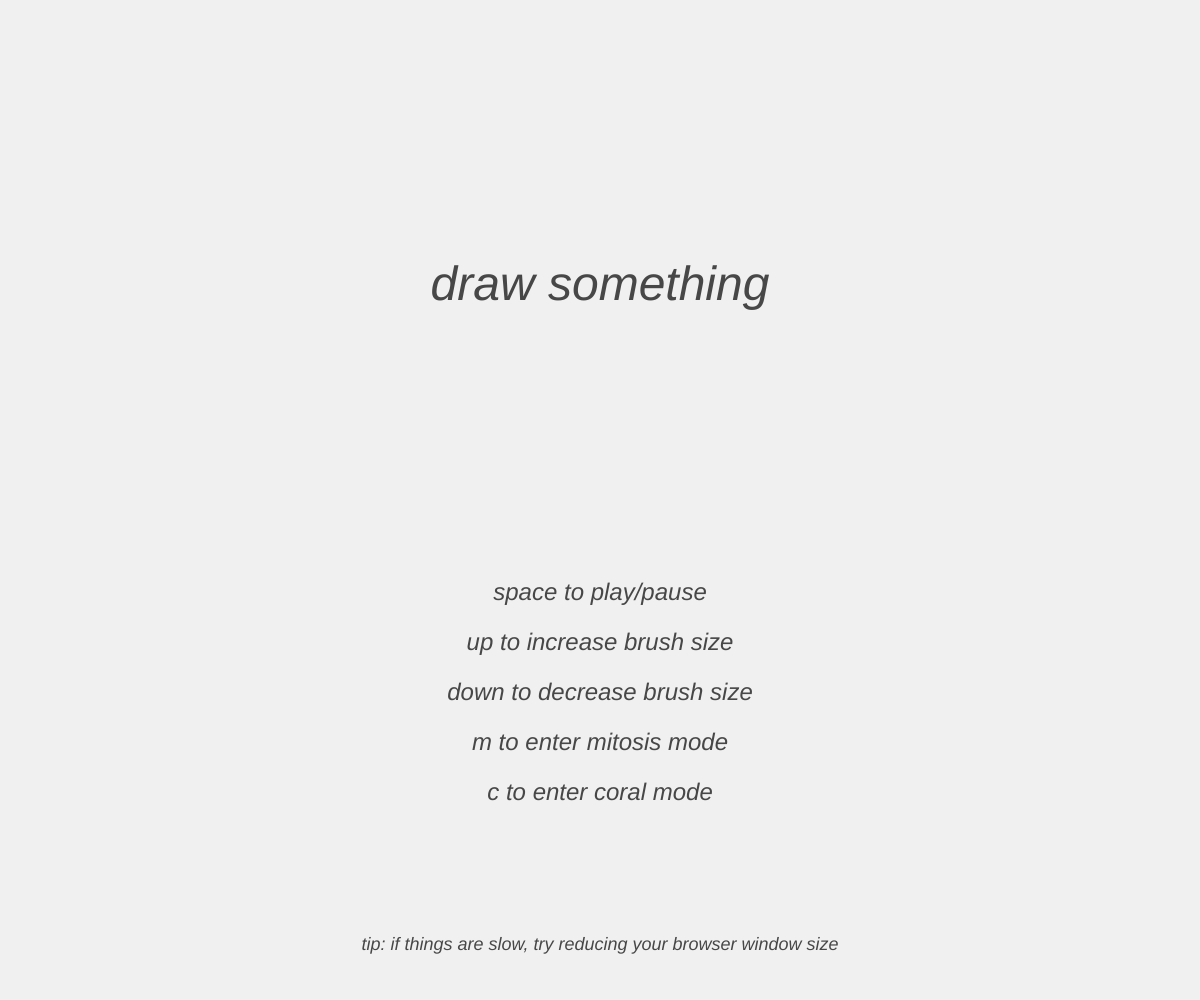
Frame 1 (no input)
Frame 60 (no input): identical to frame 1, image omitted
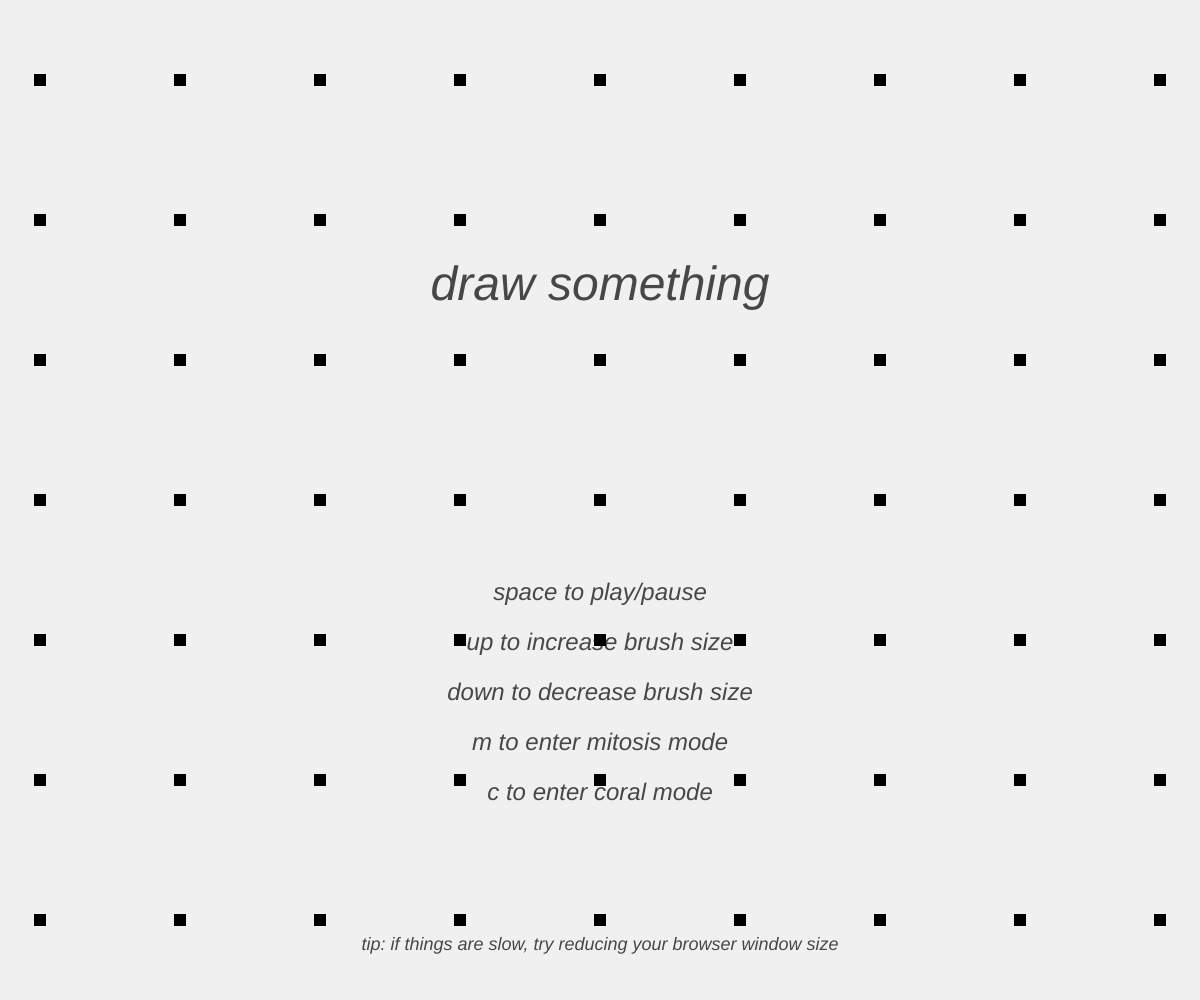
Frame 120 (the mouse pressed at the canvas centre since frame 60)

The p5.js sketch that drew these frames (run headless with seeded random() and noise() and a simulated clock; from frame 60 on, the mouse is pressed at the canvas centre):

// p5.js sketch
// ── sketch.js
// Main script

// Diffusion and feed/kill constants
var Da = 1.0;
var Db = 0.5;
var feed  = 0.0545;
var kill  = 0.062;

// Starting concentrations across grid
var start_a = 1;
var start_b = 0;

// Grid size and seed size (area seeded with b, replaced by drawing now)
var LX = 70;
var LY = 70;
var seed_width = 0;
var seed_height = 0;

// Timestep and number of timesteps to take before drawing
var timestep = 1;
var n_draw = 4;
var pixel_stretch = 2;

// Amount B concentration is increased by paintbrush
var add_amount = 0.8;

// Start screen displayed, simulation paused
var start = true;
var play = false;
var touched = false;
var draw_rate = 1;

// // Blue/Pink (colourful) colour parameters
// // Background colour
// var myred = 0;
// var mygreen = 100;
// var myblue = 160;
// var myalpha = 100;

// // Parameters describing how the concentration of b affects colour
// var red_mult = 6000;
// var red_level = 0.32;
// var alpha_mult = 360;

// var text_col1 = 255;
// var text_col2 = 255;

// // Monochrome colour parameters
// Background colour
var myred = 240;
var mygreen = 240;
var myblue = 240;
var myalpha = 255;

// Parameters describing how the concentration of b affects colour
var red_mult = -300;
var red_level = 0.5;
var alpha_mult = 0;

var text_col1 = 0;
var text_col2 = 180;

function setup(){
	// Force pixel density and setup the canvas
	pixelDensity(1);
	createCanvas(windowWidth, windowHeight);

	// Initialise grids
	curr_grid = new Grid(LX, LY, start_a, start_b, seed_width, seed_height);
	next_grid = new Grid(LX, LY, start_a, start_b, seed_width, seed_height);
}

function draw(){
	var curr_vals = curr_grid.grid;
	var next_vals = next_grid.grid;

	// Update the grid values draw_rate times
	for (var n = 0; n < draw_rate; n++){

		// Allow for in-simulation drawing of b
		if (mouseIsPressed || touched){
			brush_stroke([curr_vals, next_vals]);
		}

		// Carry out the calculations across grid for one timestep
		for (var x = 0; x < LX; x++){
			for (var y = 0; y < LY; y++){
				var a = curr_vals[x][y].a;
				var b = curr_vals[x][y].b;

				var rate_of_change_a = 0;
				var rate_of_change_b = 0;

				// Carry out rate calcutions if simulations is running
				if (play){
				rate_of_change_a += Da*curr_grid.laplacian(x, y, 'a')
							        - a*b*b
							        + feed*(1 - a);
				rate_of_change_b += Db*curr_grid.laplacian(x, y, 'b')
							        + a*b*b
							        - (kill + feed)*b;
				}

				// Add extra b from drawing
				if (curr_vals[x][y].add){
					rate_of_change_b += add_amount;
				}

				// Update values
				next_vals[x][y].a = a + (rate_of_change_a * timestep);
				next_vals[x][y].b = b + (rate_of_change_b * timestep);

				// Limit b to be lower than 0.9 (required due to drawing)
				if (next_vals[x][y].b > 0.9){
					next_vals[x][y].b = 0.9;
				}

				// Reset drawing variable
				curr_vals[x][y].add = false;
				next_vals[x][y].add = false;
			}
		}

		// Update the grid with the new values
		curr_grid.grid = next_grid.grid;
	}

	// Draw the frame
	loadPixels();
	for (var x = 0; x < width; x++){
		for (var y = 0; y < height; y++){
			var pixel = (x + y*width)*4;

			var grid_x = floor((x / pixel_stretch)) % LX;
			var grid_y = floor((y / pixel_stretch)) % LY;
			var b = curr_vals[grid_x][grid_y].b;

			pixels[pixel + 0] = myred + floor(red_mult*(b)); // red
			pixels[pixel + 1] = mygreen + floor(red_mult*(b)); // green
			pixels[pixel + 2] = myblue + floor(red_mult*(b)); // blue
			pixels[pixel + 3] = myalpha + floor(alpha_mult*b); // alpha
		}
	}
	updatePixels();

	if (start){
		// Start screen
		textStyle(ITALIC);
		textAlign(CENTER);
		textSize(48);
		fill(text_col1,text_col2);
		text("draw something", width/2, height*6/20);
		textSize(24);
		text("space to play/pause", width/2, height*12/20);
		text("up to increase brush size", width/2, height*13/20);
		text("down to decrease brush size", width/2, height*14/20);
		text("m to enter mitosis mode", width/2, height*15/20);
		text("c to enter coral mode", width/2, height*16/20);
		textSize(18);
		text("tip: if things are slow, try reducing your browser window size", width/2, height*19/20);
	} else if (!play){
		// Pause screen
		textStyle(ITALIC);
		textAlign(CENTER);
		textSize(48);
		fill(text_col1,text_col2);
		text("paused", width/2, height*7/20);
		textSize(24);
		text("up to increase brush size", width/2, height*12/20);
		text("down to decrease brush size", width/2, height*13/20);
		text("m to enter mitosis mode", width/2, height*14/20);
		text("c to enter coral mode", width/2, height*15/20);
		textSize(18);
		text("tip: if things are slow, try reducing your browser window size", width/2, height*19/20);
	}
}

// ── Grid.js
// Grid class

function Grid(LX, LY, start_a, start_b, seed_width, seed_height) {
	this.grid = [];

	// Weights for Laplacian (3x3 convolution)
	var cent_weight = -1.0;
	var side_weight = 0.2;
	var diag_weight = 0.05;

	// Initialise grid
	for (var x = 0; x < LX; x++){
		this.grid[x] = [];
		for (var y = 0; y < LY; y++){
			this.grid[x][y] = {a: start_a, b: start_b, add: false}
		}
	}

	// Seed the grid with a patch of b
	for (var i = floor((LX-seed_width)/2); i < floor((LX+seed_width)/2); i++){
		for (var j = floor((LY-seed_height)/2); j < floor((LY+seed_height)/2); j++){
			this.grid[i][j] = {a: 0, b: 1, add: false};
		}
	}

	// Laplacian operator (3x3 convolution)
	this.laplacian = function(x, y, param){
		var delta_param = 0;

		var grid = this.grid;

		var left = this.find_left(x);
		var right = this.find_right(x);
		var up = this.find_up(y);
		var down = this.find_down(y);

		delta_param += cent_weight * grid[x][y][param];

		delta_param += side_weight * grid[x][up][param];
		delta_param += side_weight * grid[x][down][param];
		delta_param += side_weight * grid[left][y][param];
		delta_param += side_weight * grid[right][y][param];

		delta_param += diag_weight * grid[left][up][param];
		delta_param += diag_weight * grid[left][down][param];
		delta_param += diag_weight * grid[right][up][param];
		delta_param += diag_weight * grid[right][down][param];

		return delta_param		
	}

	// Helper functions to find neighbouring coordinates with periodic BCs
	this.find_left = function(x){
		return (x == 0 ? LX-1 : x-1)
	}

	this.find_right = function(x){
		return (x == LX-1 ? 0 : x+1)
	}

	this.find_up = function(y){
		return (y == 0 ? LY-1 : y-1)
	}

	this.find_down = function(y){
		return (y == LY-1 ? 0 : y+1)
	}
}

// ── interactions.js
// Library of interaction functions

function touchStarted() {
	touched = true;
    // return false;
}

function touchEnded() {
	touched = false;
    // return false;
}

function keyPressed(){
	if (keyCode === 32){
		// Space = toggle pause/play
		start = false;
		draw_rate=n_draw;
		play = !play;
	} else if (keyCode === 67 || keyCode === 99){
		// C or c = coral mode
		feed  = 0.0545;
		kill  = 0.062;
	} else if (keyCode === 77 || keyCode === 109){
		// M or m = mitosis mode
		feed  = 0.0367;
		kill  = 0.0649;
	} else if (keyCode === DOWN_ARROW){
		// Decrease brush size
		change_brush_size('decrease');
	} else if (keyCode === UP_ARROW){
		// Increase brush size
		change_brush_size('increase')
	} else {
		return false;
	}
}

function windowResized() {
  resizeCanvas(windowWidth, windowHeight);
}

// ── paintbrush.js
// Library of paintbrush functions

// Paintbrush properties
var add_width  = 6;
var add_height = 6;
var min_brush_size = 3;
var max_brush_size = 50;
var brush_change_ratio = 1.4;

function change_brush_size(mode){
	if (mode == 'decrease'){
		// Decrease brush size
		add_width /= brush_change_ratio;
		add_height /= brush_change_ratio;
	} else if (mode == 'increase'){
		// Increase brush size
		add_width *= brush_change_ratio;
		add_height *= brush_change_ratio;
	}

	// Limit brush size
	if (add_width < min_brush_size){
		add_width = min_brush_size;
		add_height = min_brush_size;
	} else if (add_width > max_brush_size){
		add_width = max_brush_size;
		add_height = max_brush_size;
	}
}

function brush_stroke(vals_grids){
	for (i = 0; i < vals_grids.length; i++){
		var vals = vals_grids[i];

		// Add paint to brush area
		for (var xadd = mouseX-add_width; xadd < mouseX+add_width; xadd++){
			for (var yadd = mouseY-add_height; yadd < mouseY+add_height; yadd++){
				if ((xadd >= 0) && (xadd < width) && 
					(yadd >= 0) && (yadd < height)){

					var grid_x = floor((xadd / pixel_stretch)) % LX;
					var grid_y = floor((yadd / pixel_stretch)) % LY;

					vals[grid_x][grid_y].add = true;
				}
			}
		}
	}
}
